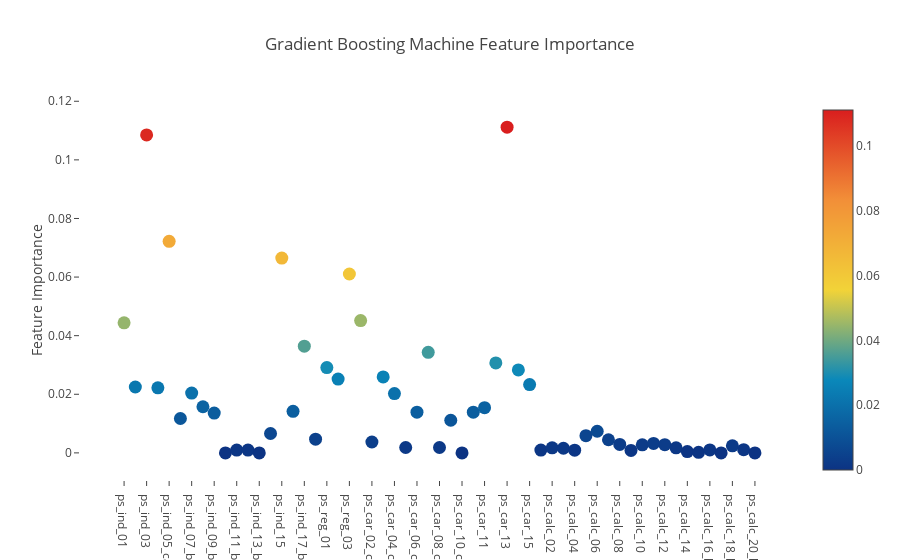

Source (notebook cell):
### Code cell
# Scatter plot 
trace = go.Scatter(
    y = gb.feature_importances_,
    x = features,
    mode='markers',
    marker=dict(
        sizemode = 'diameter',
        sizeref = 1,
        size = 13,
        #size= rf.feature_importances_,
        #color = np.random.randn(500), #set color equal to a variable
        color = gb.feature_importances_,
        colorscale='Portland',
        showscale=True
    ),
    text = features
)
data = [trace]

layout= go.Layout(
    autosize= True,
    title= 'Gradient Boosting Machine Feature Importance',
    hovermode= 'closest',
     xaxis= dict(
         ticklen= 5,
         showgrid=False,
        zeroline=False,
        showline=False
     ),
    yaxis=dict(
        title= 'Feature Importance',
        showgrid=False,
        zeroline=False,
        ticklen= 5,
        gridwidth= 2
    ),
    showlegend= False
)
fig = go.Figure(data=data, layout=layout)
py.iplot(fig,filename='scatter2010')

### Figure 1 — Plotly figure (JSON) as saved in the notebook; plotly's stock layout.template omitted (floating-point values rounded to 4 significant figures)
{"data": [{"marker": {"color": [0.04439, 0.02249, 0.1085, 0.02222, 0.07221, 0.01174, 0.0204, 0.01574, 0.01358, 0, 0.0009713, 0.0009613, 0, 0.006609, 0.06647, 0.01417, 0.03643, 0.004676, 0.02913, 0.0252, 0.06106, 0.04514, 0.003714, 0.02591, 0.02022, 0.001841, 0.0139, 0.0343, 0.001836, 0.01114, 0, 0.01388, 0.01544, 0.03071, 0.1112, 0.02832, 0.0233, 0.0009533, 0.001727, 0.001583, 0.0009368, 0.005875, 0.007374, 0.004482, 0.002875, 0.0008267, 0.002761, 0.003223, 0.002807, 0.001718, 0.0004309, 0.0001741, 0.001013, 0, 0.002391, 0.001081, 0], "colorscale": "Portland", "showscale": true, "size": 13, "sizemode": "diameter", "sizeref": 1}, "mode": "markers", "text": ["ps_ind_01", "ps_ind_02_cat", "ps_ind_03", "ps_ind_04_cat", "ps_ind_05_cat", "ps_ind_06_bin", "ps_ind_07_bin", "ps_ind_08_bin", "ps_ind_09_bin", "ps_ind_10_bin", "ps_ind_11_bin", "ps_ind_12_bin", "ps_ind_13_bin", "ps_ind_14", "ps_ind_15", "ps_ind_16_bin", "ps_ind_17_bin", "ps_ind_18_bin", "ps_reg_01", "ps_reg_02", "ps_reg_03", "ps_car_01_cat", "ps_car_02_cat", "ps_car_03_cat", "ps_car_04_cat", "ps_car_05_cat", "ps_car_06_cat", "ps_car_07_cat", "ps_car_08_cat", "ps_car_09_cat", "ps_car_10_cat", "ps_car_11_cat", "ps_car_11", "ps_car_12", "ps_car_13", "ps_car_14", "ps_car_15", "ps_calc_01", "ps_calc_02", "ps_calc_03", "ps_calc_04", "ps_calc_05", "ps_calc_06", "ps_calc_07", "ps_calc_08", "ps_calc_09", "ps_calc_10", "ps_calc_11", "ps_calc_12", "ps_calc_13", "ps_calc_14", "ps_calc_15_bin", "ps_calc_16_bin", "ps_calc_17_bin", "ps_calc_18_bin", "ps_calc_19_bin", "ps_calc_20_bin"], "type": "scatter", "uid": "0422140a-8d30-11e8-b491-34363b774c74", "x": ["ps_ind_01", "ps_ind_02_cat", "ps_ind_03", "ps_ind_04_cat", "ps_ind_05_cat", "ps_ind_06_bin", "ps_ind_07_bin", "ps_ind_08_bin", "ps_ind_09_bin", "ps_ind_10_bin", "ps_ind_11_bin", "ps_ind_12_bin", "ps_ind_13_bin", "ps_ind_14", "ps_ind_15", "ps_ind_16_bin", "ps_ind_17_bin", "ps_ind_18_bin", "ps_reg_01", "ps_reg_02", "ps_reg_03", "ps_car_01_cat", "ps_car_02_cat", "ps_car_03_cat", "ps_car_04_cat", "ps_car_05_cat", "ps_car_06_cat", "ps_car_07_cat", "ps_car_08_cat", "ps_car_09_cat", "ps_car_10_cat", "ps_car_11_cat", "ps_car_11", "ps_car_12", "ps_car_13", "ps_car_14", "ps_car_15", "ps_calc_01", "ps_calc_02", "ps_calc_03", "ps_calc_04", "ps_calc_05", "ps_calc_06", "ps_calc_07", "ps_calc_08", "ps_calc_09", "ps_calc_10", "ps_calc_11", "ps_calc_12", "ps_calc_13", "ps_calc_14", "ps_calc_15_bin", "ps_calc_16_bin", "ps_calc_17_bin", "ps_calc_18_bin", "ps_calc_19_bin", "ps_calc_20_bin"], "y": [0.04439, 0.02249, 0.1085, 0.02222, 0.07221, 0.01174, 0.0204, 0.01574, 0.01358, 0, 0.0009713, 0.0009613, 0, 0.006609, 0.06647, 0.01417, 0.03643, 0.004676, 0.02913, 0.0252, 0.06106, 0.04514, 0.003714, 0.02591, 0.02022, 0.001841, 0.0139, 0.0343, 0.001836, 0.01114, 0, 0.01388, 0.01544, 0.03071, 0.1112, 0.02832, 0.0233, 0.0009533, 0.001727, 0.001583, 0.0009368, 0.005875, 0.007374, 0.004482, 0.002875, 0.0008267, 0.002761, 0.003223, 0.002807, 0.001718, 0.0004309, 0.0001741, 0.001013, 0, 0.002391, 0.001081, 0]}], "layout": {"autosize": true, "hovermode": "closest", "showlegend": false, "title": "Gradient Boosting Machine Feature Importance", "xaxis": {"showgrid": false, "showline": false, "ticklen": 5, "zeroline": false}, "yaxis": {"gridwidth": 2, "showgrid": false, "ticklen": 5, "title": "Feature Importance", "zeroline": false}}}
